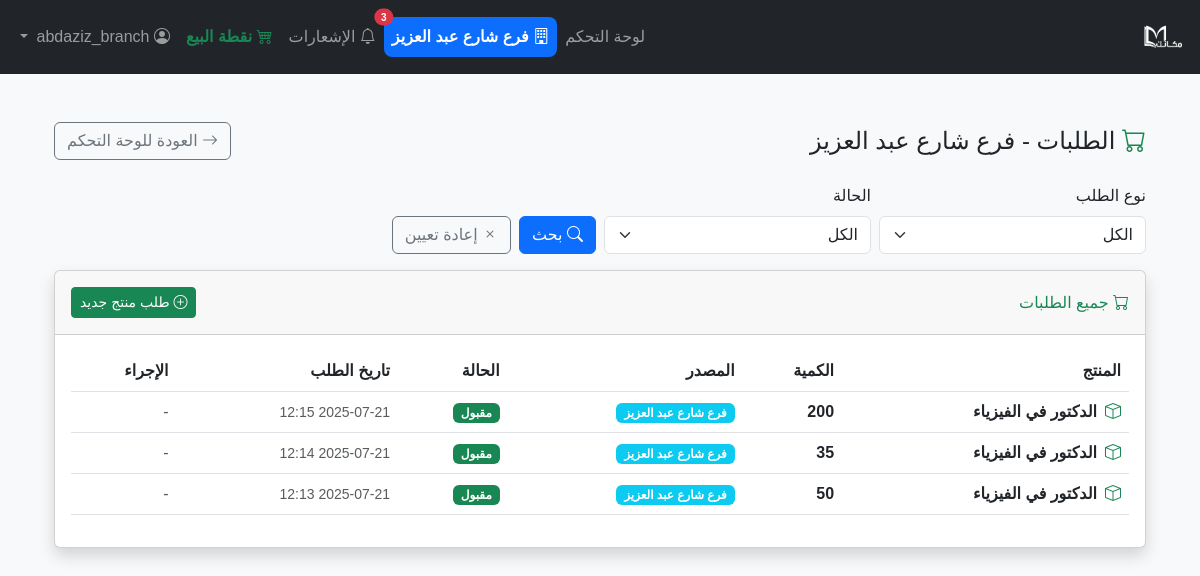
Page /branch/requests (signed in) on the committed database.
### models/branch.py (models this page shows, shortened)
class Branch(db.Model):
    __tablename__ = 'branches'
    id = db.Column(db.Integer, primary_key=True)
    name = db.Column(db.String(100), nullable=False, unique=True)
    address = db.Column(db.String(255), nullable=True)
    phone = db.Column(db.String(20), nullable=True)
    manager = db.Column(db.String(100), nullable=True)
    is_active = db.Column(db.Boolean, default=True)
    created_at = db.Column(db.DateTime, default=db.func.current_timestamp())

### models/request.py (models this page shows, shortened)
class ProductRequest(db.Model):
    __tablename__ = 'product_requests'
    id = db.Column(db.Integer, primary_key=True)
    requesting_branch_id = db.Column(db.Integer, db.ForeignKey('branches.id'), nullable=False)
    product_id = db.Column(db.Integer, db.ForeignKey('products.id'), nullable=False)
    quantity = db.Column(db.Integer, nullable=False)
    source_type = db.Column(db.String(20), nullable=False)  # 'warehouse' or 'branch'
    source_id = db.Column(db.Integer, nullable=True)  # معرف الفرع أو المخزن
    status = db.Column(db.String(20), nullable=False, default='pending')  # pending, accepted, rejected, delivered
    requested_by = db.Column(db.Integer, db.ForeignKey('users.id'), nullable=False)
    requested_at = db.Column(db.DateTime, default=datetime.utcnow)
    responded_by = db.Column(db.Integer, db.ForeignKey('users.id'), nullable=True)
    responded_at = db.Column(db.DateTime, nullable=True)
    response_notes = db.Column(db.String(255), nullable=True)
    request_notes = db.Column(db.String(255), nullable=True)
    requesting_branch = db.relationship('Branch', foreign_keys=[requesting_branch_id], backref='outgoing_requests')
    product = db.relationship('Product', backref='requests')
    requester = db.relationship('User', foreign_keys=[requested_by], backref='sent_requests')
    responder = db.relationship('User', foreign_keys=[responded_by], backref='responded_requests')
    def get_status_display(self):
        status_map = {
            'pending': 'قيد الانتظار',
            'accepted': 'مقبول',
            'rejected': 'مرفوض',
            'delivered': 'تم التوصيل'
        }
        return status_map.get(self.status, self.status)
    def get_status_badge_class(self):
        status_classes = {
            'pending': 'warning',
            'accepted': 'success',
            'rejected': 'danger',
            'delivered': 'info'
        }
        return status_classes.get(self.status, 'secondary')
    def can_be_cancelled(self):
        return self.status == 'pending'

### models/product.py (models this page shows)
class Product(db.Model):
    __tablename__ = 'products'
    id = db.Column(db.Integer, primary_key=True)
    name = db.Column(db.String(128), nullable=False)
    category_id = db.Column(db.Integer, db.ForeignKey('categories.id'), nullable=False)
    price = db.Column(db.Float, nullable=False)
    quantity = db.Column(db.Integer, nullable=False, default=0)
    barcode = db.Column(db.String(64), unique=True, nullable=True)

### routes/branch_dashboard.py (the view)
@branch_dashboard_bp.route('/requests')
@login_required
def requests():
    if not current_user.is_branch_user():
        flash('غير مصرح لك بالوصول لهذه الصفحة', 'danger')
        return redirect(url_for('dashboard'))
    branch = current_user.branch
    request_type = request.args.get('type', 'all')  # sent, received, all
    status = request.args.get('status', 'all')
    requests = get_filtered_requests(branch, request_type, status)
    return render_template('branch_dashboard/requests.html',
                         branch=branch,
                         requests=requests,
                         request_type=request_type,
                         status=status)

### templates/branch_dashboard/requests.html (shortened to what this page needs)
{% extends "base.html" %}
{% block content %}
<div class="container-fluid py-4">
    <div class="row mb-4">
        <div class="col-12 d-flex justify-content-between align-items-center">
            <h1 class="h4 mb-0">
                <i class="bi bi-cart text-success"></i>
                الطلبات - {{ branch.name }}
            </h1>
            <a href="{{ url_for('branch_dashboard.dashboard') }}" class="btn btn-outline-secondary">
                <i class="bi bi-arrow-right"></i> العودة للوحة التحكم
            </a>
        </div>
    </div>
    <form method="get" class="row g-2 mb-3 align-items-end" id="filter-form">
        <div class="col-md-3">
            <label class="form-label">نوع الطلب</label>
            <select name="type" class="form-select">
                <option value="all" {% if request_type == 'all' %}selected{% endif %}>الكل</option>
            </select>
        </div>
        <div class="col-md-3">
            <label class="form-label">الحالة</label>
            <select name="status" class="form-select">
                <option value="all" {% if status == 'all' %}selected{% endif %}>الكل</option>
            </select>
        </div>
        <div class="col-md-3 d-flex align-items-end">
            <button type="submit" class="btn btn-primary me-2"><i class="bi bi-search"></i> بحث</button>
            <a href="{{ url_for('branch_dashboard.requests') }}" class="btn btn-outline-secondary"><i class="bi bi-x"></i> إعادة تعيين</a>
        </div>
    </form>
    <div class="card shadow">
        <div class="card-header py-3 d-flex justify-content-between align-items-center">
            <h6 class="m-0 font-weight-bold text-success">
                <i class="bi bi-cart"></i> جميع الطلبات
            </h6>
            <a href="{{ url_for('branch_dashboard.new_request') }}" class="btn btn-success btn-sm">
                <i class="bi bi-plus-circle"></i> طلب منتج جديد
            </a>
        </div>
        <div class="card-body">
            {% if requests %}
                <div class="table-responsive">
                    <table class="table table-hover">
                        <thead>
                            <tr>
                                <th>المنتج</th>
                                <th>الكمية</th>
                                <th>المصدر</th>
                                <th>الحالة</th>
                                <th>تاريخ الطلب</th>
                                <th>الإجراء</th>
                            </tr>
                        </thead>
                        <tbody>
                            {% for req in requests %}
                            <tr>
                                <td>
                                    <div class="d-flex align-items-center">
                                        <div class="me-2">
                                            <i class="bi bi-box text-success"></i>
                                        </div>
                                        <div>
                                            <strong>{{ req.product.name }}</strong>
                                        </div>
                                    </div>
                                </td>
                                <td><span class="fw-bold">{{ req.quantity }}</span></td>
                                <td>
                                    {% if req.source_type == 'warehouse' %}
                                        <span class="badge bg-primary">المخزن المركزي</span>
                                    {% elif req.source_type == 'branch' %}
                                        <span class="badge bg-info">{{ req.source_id|get_branch_name }}</span>
                                    {% else %}
                                        <span class="badge bg-secondary">غير محدد</span>
                                    {% endif %}
                                </td>
                                <td>
                                    <span class="badge bg-{{ req.get_status_badge_class() }}">{{ req.get_status_display() }}</span>
                                </td>
                                <td>
                                    <span class="text-muted small">{{ req.requested_at.strftime('%Y-%m-%d %H:%M') }}</span>
                                </td>
                                <td>
                                    {% if req.status == 'pending' and req.source_type == 'branch' and req.source_id == current_user.branch_id and current_user.is_branch_manager() %}
                                        <form method="post" action="{{ url_for('branch_dashboard.approve_request', request_id=req.id) }}" style="display:inline-block;">
                                            <button type="submit" class="btn btn-sm btn-success" onclick="return confirm('هل أنت متأكد من الموافقة على الطلب؟');">
                                                <i class="bi bi-check-circle"></i> موافقة
                                            </button>
                                        </form>
                                        <form method="post" action="{{ url_for('branch_dashboard.reject_request', request_id=req.id) }}" style="display:inline-block;">
                                            <button type="submit" class="btn btn-sm btn-warning" onclick="return confirm('هل أنت متأكد من رفض الطلب؟');">
                                                <i class="bi bi-x-circle"></i> رفض
                                            </button>
                                        </form>
                                    {% elif req.can_be_cancelled() and req.requested_by == current_user.id %}
                                        <form method="post" action="{{ url_for('branch_dashboard.cancel_request', request_id=req.id) }}" style="display:inline-block;">
                                            <button type="submit" class="btn btn-sm btn-danger" onclick="return confirm('هل أنت متأكد من إلغاء الطلب؟');">
                                                <i class="bi bi-x-circle"></i> إلغاء
                                            </button>
                                        </form>
                                    {% else %}
                                        <span class="text-muted">-</span>
                                    {% endif %}
                                </td>
                            </tr>
                            {% endfor %}
                        </tbody>
                    </table>
                </div>
            {% else %}
                <div class="text-center py-4">
                    <i class="bi bi-cart fs-1 text-muted mb-3"></i>
                    <h5>لا توجد طلبات مسجلة</h5>
                    <p class="text-muted">جرب تغيير معايير البحث أو إضافة طلب جديد</p>
                </div>
            {% endif %}
        </div>
    </div>
</div>
{% endblock %}

### templates/base.html (shortened to what this page needs)
<!DOCTYPE html>
<html lang="ar" dir="rtl">
<head>
    <link href="https://cdn.jsdelivr.net/npm/bootstrap@5.3.0/dist/css/bootstrap.rtl.min.css" rel="stylesheet">
</head>
<body>
<nav class="navbar navbar-expand-lg navbar-dark bg-dark mb-4">
    <div class="container-fluid">
        <a class="navbar-brand d-flex align-items-center" href="{{ url_for('dashboard') }}">
            <img src="/static/logo.png" alt="شعار النظام" style="height:48px;max-width:200px;object-fit:contain;vertical-align:middle;">
        </a>
        <div class="collapse navbar-collapse" id="navbarNav">
            <ul class="navbar-nav ms-auto">
                {% if current_user.is_authenticated %}
                    <li class="nav-item">
                        <a class="nav-link {% if request.endpoint == 'dashboard' %}active{% endif %}" href="{{ url_for('dashboard') }}">لوحة التحكم</a>
                    </li>
                    {% if current_user.is_admin() %}
                        <li class="nav-item">
                            <a class="nav-link {% if request.endpoint and request.endpoint.startswith('branches.') %}active{% endif %}" href="{{ url_for('branches.list_branches') }}">
                                <i class="bi bi-building"></i> إدارة الفروع
                            </a>
                        </li>
                        <li class="nav-item">
                            <a class="nav-link {% if request.endpoint and request.endpoint.startswith('stats.') %}active{% endif %}" href="{{ url_for('stats.stats_dashboard') }}">الإحصائيات</a>
                        </li>
                        <li class="nav-item">
                            <a class="nav-link {% if request.endpoint and request.endpoint.startswith('products.') %}active{% endif %}" href="{{ url_for('products.list_products') }}">المنتجات</a>
                        </li>
                        <li class="nav-item">
                            <a class="nav-link {% if request.endpoint and request.endpoint.startswith('categories.') %}active{% endif %}" href="{{ url_for('categories.list_categories') }}">الأصناف</a>
                        </li>
                        <li class="nav-item">
                            <a class="nav-link {{ 'active' if request.endpoint == 'movements.list_movements' }}" href="{{ url_for('movements.list_movements') }}">
                                <i class="bi bi-arrow-left-right"></i> الحركات
                            </a>
                        </li>
                    {% elif current_user.is_branch_user() %}
                        <li class="nav-item">
                            <a class="nav-link {% if request.endpoint and request.endpoint.startswith('branch_dashboard.') %}active{% endif %}" href="{{ url_for('branch_dashboard.dashboard') }}">
                                <i class="bi bi-building"></i> {{ current_user.get_branch_name() }}
                            </a>
                        </li>
                    {% endif %}
                    {% if current_user.is_admin() or current_user.is_branch_user() %}
                        <li class="nav-item position-relative">
                            <a class="nav-link {% if request.endpoint == 'branch_dashboard.notifications' %}active{% endif %}" href="{{ url_for('branch_dashboard.notifications') }}">
                                <i class="bi bi-bell"></i>
                                {% set unread_count = current_user.branch.received_notifications|selectattr('is_read', 'equalto', False)|list|length if current_user.is_branch_user() else 0 %}
                                {% if current_user.is_admin() %}
                                    {% set unread_count = unread_count + (notifications_count or 0) %}
                                {% endif %}
                                {% if unread_count > 0 %}
                                    <span class="position-absolute top-0 start-0 translate-middle badge rounded-pill bg-danger" style="font-size:10px;">{{ unread_count }}</span>
                                {% endif %}
                                الإشعارات
                            </a>
                        </li>
                    {% endif %}
                    <li class="nav-item">
                        <a class="nav-link fw-bold text-success" href="{{ url_for('pos.pos_home') }}">
                            <i class="bi bi-cart4"></i> نقطة البيع
                        </a>
                    </li>
                    <li class="nav-item dropdown">
                        <a class="nav-link dropdown-toggle" href="#" id="userDropdown" role="button" data-bs-toggle="dropdown" aria-expanded="false">
                            <i class="bi bi-person-circle"></i> {{ current_user.username }}{% if current_user.is_admin() %} <span class="badge bg-danger">مدير</span>{% endif %}
                        </a>
                    </li>
                {% endif %}
            </ul>
        </div>
    </div>
</nav>
<div class="container">
    {% block content %}{% endblock %}
</div>
<link rel="stylesheet" href="https://cdn.jsdelivr.net/npm/bootstrap-icons@1.10.5/font/bootstrap-icons.css">
</body>
</html>

### rows in the picture
Branch: get_branch_name "فرع شارع عبد العزيز", name "فرع شارع عبد العزيز"
ProductRequest: product.name "الدكتور في الفيزياء", quantity "200", source_id|get_branch_name "فرع شارع عبد العزيز", status "مقبول", requested_at "2025-07-21 12:15"
ProductRequest: product.name "الدكتور في الفيزياء", quantity "35", source_id|get_branch_name "فرع شارع عبد العزيز", status "مقبول", requested_at "2025-07-21 12:14"
ProductRequest: product.name "الدكتور في الفيزياء", quantity "50", source_id|get_branch_name "فرع شارع عبد العزيز", status "مقبول", requested_at "2025-07-21 12:13"

### other values in the picture
{{ unread_count }} "3"
